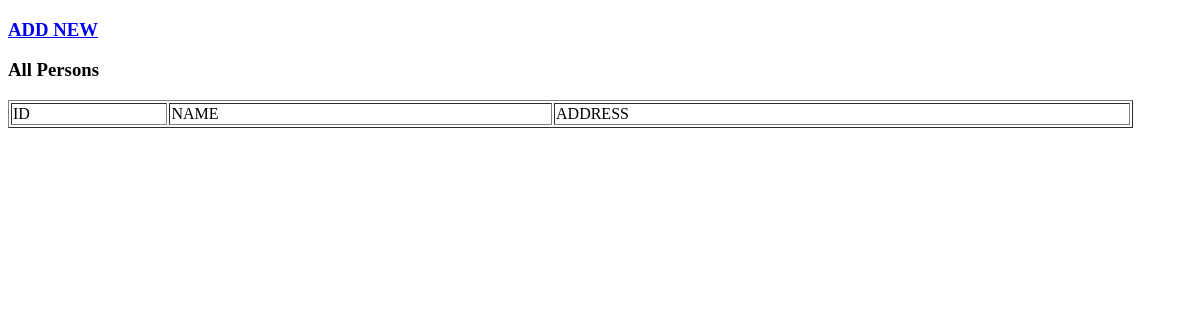
Before: /app3_1/ with the older database file.
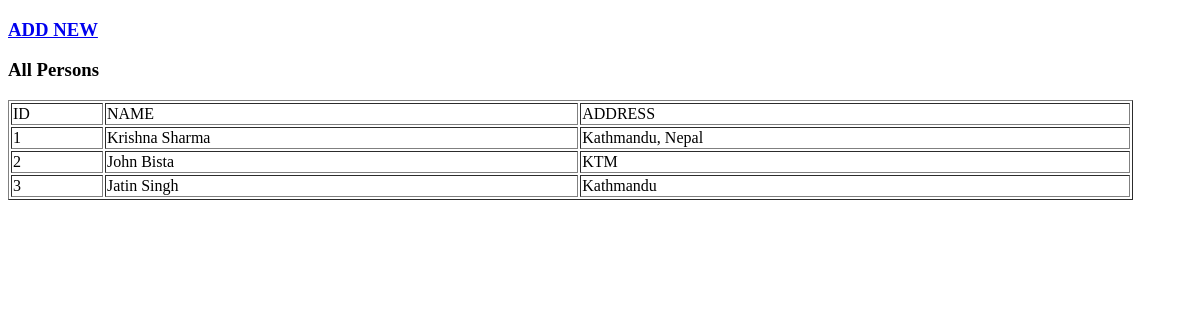
After: the same page with the newer database file.
### app3_1/models.py (models this page shows, shortened)
class Model1(models.Model):
    id = models.IntegerField(help_text='ID : ', primary_key=True)
    name = models.CharField(help_text="NAME : ", max_length=50)
    address = models.CharField(help_text="ADDRESS : ", max_length=50)
    class Meta:
        ordering=['id']

### app3_1/views.py (the view)
# urls.py: path('', views.index), # Home Page -> default
def index(request):
    persons = Model1.objects.all()
    context = {'persons': persons}
    return render(request, 'app3_1/index.html', context)

### app3_1/templates/app3_1/index.html (shortened to what this page needs)
<!DOCTYPE html>
<html lang="en">
<head>
</head>
<body>
    <h3><a href="display_form">ADD NEW</a></h3>
    <h3>All Persons</h3>
    <table border="1" width="95%">
        <thead><td>ID</td><td>NAME</td><td>ADDRESS</td></thead>
        {% for person in persons %}
            <tr><td>{{ person.id }}</td><td>{{ person.name }}</td><td>{{ person.address }}</td></tr>
        {% endfor %}
    </table>
</body>
</html>

Changed rows visible on the page:
added Model1: id "1", name "Krishna Sharma", address "Kathmandu, Nepal"
added Model1: id "2", name "John Bista", address "KTM"
added Model1: id "3", name "Jatin Singh", address "Kathmandu"
